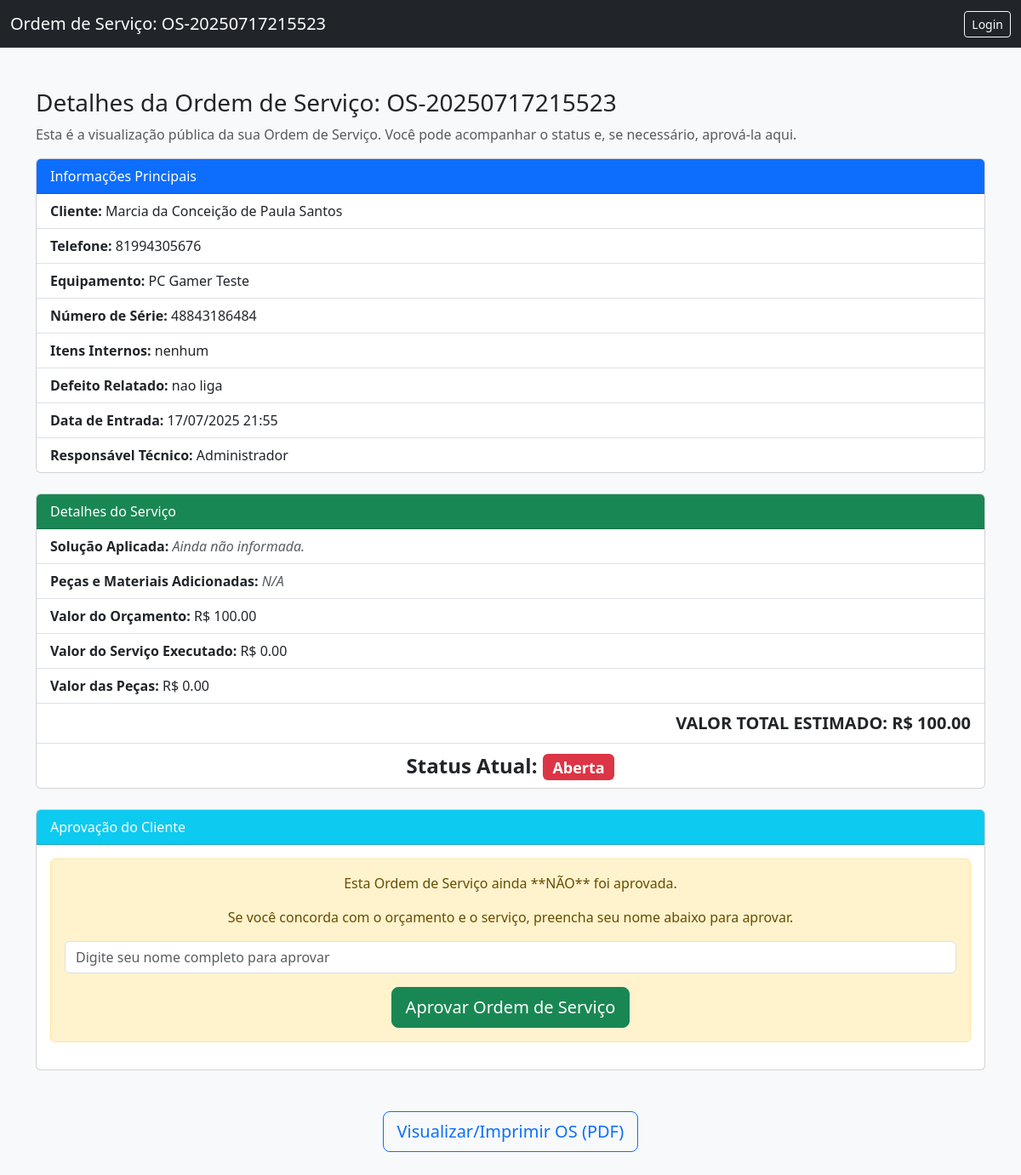
/os_cliente/OS-20250717215523, run on the app's committed database.
### tables this page shows
CREATE TABLE ordens_servico (
            id INTEGER PRIMARY KEY AUTOINCREMENT,
            codigo_os TEXT NOT NULL UNIQUE,
            id_cliente INTEGER NOT NULL,
            cliente TEXT NOT NULL,
            telefone TEXT,
            equipamento TEXT NOT NULL,
            numero_serie TEXT NOT NULL,
            itens_internos TEXT NOT NULL,
            defeito TEXT NOT NULL,
            solucao TEXT DEFAULT '',
            status TEXT DEFAULT 'Aberta',
            data_entrada TEXT NOT NULL,
            responsavel TEXT NOT NULL,
            valor_orcamento REAL DEFAULT 0.0,
            valor_servico_executado REAL DEFAULT 0.0,
            pecas_adicionadas TEXT DEFAULT '',
            valor_pecas REAL DEFAULT 0.0,
            nome_aprovacao_cliente TEXT DEFAULT '',
            data_aprovacao_cliente TEXT DEFAULT '',
            FOREIGN KEY (id_cliente) REFERENCES clientes(id)
        );

CREATE TABLE clientes (
            id INTEGER PRIMARY KEY AUTOINCREMENT,
            nome TEXT NOT NULL,
            cpf TEXT NOT NULL UNIQUE,
            telefone TEXT
        );

### app.py (the view, shortened to what this page needs)
@app.route('/os_cliente/<codigo_os>', methods=['GET', 'POST'])
def visualizar_os_publica(codigo_os):
    conn = sqlite3.connect(DB)
    c = conn.cursor()
    c.execute("""
        SELECT
            os.id, os.codigo_os, c.nome, c.telefone, os.equipamento, os.numero_serie, os.itens_internos,
            os.defeito, os.solucao, os.status, os.data_entrada, os.responsavel, os.valor_orcamento,
            os.valor_servico_executado, os.pecas_adicionadas, os.valor_pecas,
            os.nome_aprovacao_cliente, os.data_aprovacao_cliente
        FROM ordens_servico os
        JOIN clientes c ON os.id_cliente = c.id
        WHERE os.codigo_os=?
    """, (codigo_os,))
    os_info_tuple = c.fetchone()
    if not os_info_tuple:
        conn.close()
        return "Ordem de Serviço não encontrada.", 404
    os_fields = [
        'id', 'codigo_os', 'cliente', 'telefone', 'equipamento', 'numero_serie',
        'itens_internos', 'defeito', 'solucao', 'status', 'data_entrada', 'responsavel',
        'valor_orcamento', 'valor_servico_executado', 'pecas_adicionadas', 'valor_pecas',
        'nome_aprovacao_cliente', 'data_aprovacao_cliente'
    ]
    os_dados = dict(zip(os_fields, os_info_tuple))
    conn.close()
    return render_template('visualizar_os_publica.html', os=os_dados)

### templates/visualizar_os_publica.html (shortened to what this page needs)
<!DOCTYPE html>
<html lang="pt-br">
<head>
  <link href="https://cdn.jsdelivr.net/npm/bootstrap@5.3.0/dist/css/bootstrap.min.css" rel="stylesheet">
</head>
<body class="bg-light">
<nav class="navbar navbar-dark bg-dark">
  <div class="container-fluid">
    <span class="navbar-brand">Ordem de Serviço: {{ os.codigo_os }}</span>
    <div class="d-flex">
      <a href="{{ url_for('login') }}" class="btn btn-outline-light btn-sm">Login</a>
    </div>
  </div>
</nav>
<div class="container py-5">
  <h3>Detalhes da Ordem de Serviço: {{ os.codigo_os }}</h3>
  <p class="text-muted">Esta é a visualização pública da sua Ordem de Serviço. Você pode acompanhar o status e, se necessário, aprová-la aqui.</p>
  <div class="card mb-4">
    <div class="card-header bg-primary text-white">
      Informações Principais
    </div>
    <ul class="list-group list-group-flush">
      <li class="list-group-item"><strong>Cliente:</strong> {{ os.cliente }}</li>
      <li class="list-group-item"><strong>Telefone:</strong> {{ os.telefone or 'N/A' }}</li>
      <li class="list-group-item"><strong>Equipamento:</strong> {{ os.equipamento }}</li>
      <li class="list-group-item"><strong>Número de Série:</strong> {{ os.numero_serie }}</li>
      <li class="list-group-item"><strong>Itens Internos:</strong> {{ os.itens_internos }}</li>
      <li class="list-group-item"><strong>Defeito Relatado:</strong> {{ os.defeito }}</li>
      <li class="list-group-item"><strong>Data de Entrada:</strong> {{ os.data_entrada }}</li>
      <li class="list-group-item"><strong>Responsável Técnico:</strong> {{ os.responsavel }}</li>
    </ul>
  </div>
  <div class="card mb-4">
    <div class="card-header bg-success text-white">
      Detalhes do Serviço
    </div>
    <ul class="list-group list-group-flush">
      <li class="list-group-item">
        <strong>Solução Aplicada:</strong>
        {% if os.solucao %}{{ os.solucao }}{% else %}<em class="text-muted">Ainda não informada.</em>{% endif %}
      </li>
      <li class="list-group-item">
        <strong>Peças e Materiais Adicionadas:</strong>
        {% if os.pecas_adicionadas %}{{ os.pecas_adicionadas }}{% else %}<em class="text-muted">N/A</em>{% endif %}
      </li>
      <li class="list-group-item">
        <strong>Valor do Orçamento:</strong> R$ {{ "%.2f"|format(os.valor_orcamento or 0.0) }}
      </li>
      <li class="list-group-item">
        <strong>Valor do Serviço Executado:</strong> R$ {{ "%.2f"|format(os.valor_servico_executado or 0.0) }}
      </li>
      <li class="list-group-item">
        <strong>Valor das Peças:</strong> R$ {{ "%.2f"|format(os.valor_pecas or 0.0) }}
      </li>
      <li class="list-group-item fs-5 text-end">
        <strong>VALOR TOTAL ESTIMADO: R$ {{ "%.2f"|format((os.valor_servico_executado or os.valor_orcamento or 0.0) + (os.valor_pecas or 0.0)) }}</strong>
      </li>
      <li class="list-group-item fs-4 text-center">
        <strong>Status Atual:</strong>
        {% if os.status == 'Aberta' %}
          <span class="badge bg-danger">{{ os.status }}</span>
        {% elif os.status == 'Em Análise' %}
          <span class="badge bg-warning text-dark">{{ os.status }}</span>
        {% elif os.status == 'Finalizada' %}
          <span class="badge bg-success">{{ os.status }}</span>
        {% else %}
          <span class="badge bg-secondary">{{ os.status }}</span>
        {% endif %}
      </li>
    </ul>
  </div>
  <div class="card mb-4">
    <div class="card-header bg-info text-white">
      Aprovação do Cliente
    </div>
    <div class="card-body">
      {% if os.nome_aprovacao_cliente %}
        <div class="alert alert-success text-center">
          <p class="mb-1">Esta Ordem de Serviço foi <strong>APROVADA</strong>.</p>
          <p class="mb-0">Por: <strong>{{ os.nome_aprovacao_cliente }}</strong> em <strong>{{ os.data_aprovacao_cliente }}</strong>.</p>
        </div>
      {% else %}
        <div class="alert alert-warning text-center">
          <p>Esta Ordem de Serviço ainda **NÃO** foi aprovada.</p>
          <p>Se você concorda com o orçamento e o serviço, preencha seu nome abaixo para aprovar.</p>
          <form method="POST">
            <div class="mb-3">
              <input type="text" class="form-control" id="nome_aprovacao_cliente" name="nome_aprovacao_cliente" placeholder="Digite seu nome completo para aprovar" required>
            </div>
            <button type="submit" class="btn btn-success btn-lg">Aprovar Ordem de Serviço</button>
          </form>
        </div>
      {% endif %}
    </div>
  </div>
  <div class="text-center mt-5">
    <a href="{{ url_for('ver_pdf_os', codigo_os=os.codigo_os) }}" class="btn btn-outline-primary btn-lg" target="_blank">
       Visualizar/Imprimir OS (PDF)
    </a>
  </div>
</div>
</body>
</html>

### data on the page
ordens_servico: codigo_os "OS-20250717215523", equipamento "PC Gamer Teste", numero_serie "48843186484", itens_internos "nenhum", defeito "nao liga", data_entrada "17/07/2025 21:55", responsavel "Administrador", valor_orcamento "100.00", valor_servico_executado "0.00", valor_pecas "0.00", valor_servico_executado+valor_orcamento+valor_pecas "100.00", status "Aberta"
clientes: cliente "Marcia da Conceição de Paula Santos", telefone "81994305676"
